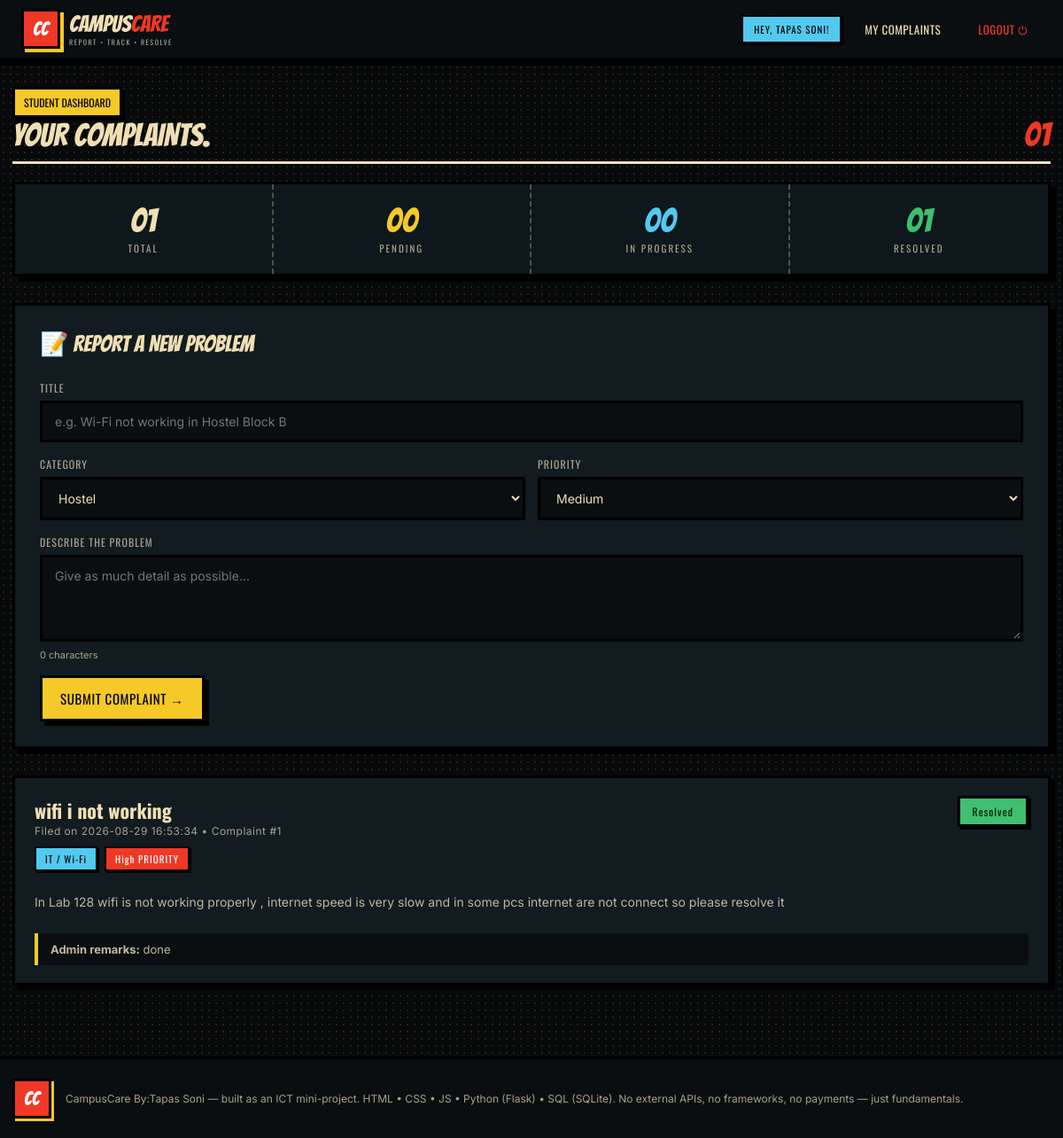
The page /student/dashboard (signed in) on the database its author committed.
### tables this page shows
CREATE TABLE users (
    id            INTEGER PRIMARY KEY AUTOINCREMENT,
    name          TEXT NOT NULL,
    email         TEXT NOT NULL UNIQUE,
    password      TEXT NOT NULL,                 -- hashed password (never plain text)
    role          TEXT NOT NULL DEFAULT 'student' CHECK (role IN ('student', 'admin')),
    enrollment_no TEXT,                           -- only relevant for students
    department    TEXT,
    created_at    TIMESTAMP DEFAULT CURRENT_TIMESTAMP
);

CREATE TABLE complaints (
    id            INTEGER PRIMARY KEY AUTOINCREMENT,
    student_id    INTEGER NOT NULL,
    title         TEXT NOT NULL,
    category      TEXT NOT NULL,                  -- Hostel, Academic, Canteen, Infrastructure, IT/Wifi, Other
    description   TEXT NOT NULL,
    priority      TEXT NOT NULL DEFAULT 'Medium' CHECK (priority IN ('Low', 'Medium', 'High')),
    status        TEXT NOT NULL DEFAULT 'Pending' CHECK (status IN ('Pending', 'In Progress', 'Resolved', 'Rejected')),
    admin_remarks TEXT,
    created_at    TIMESTAMP DEFAULT CURRENT_TIMESTAMP,
    updated_at    TIMESTAMP DEFAULT CURRENT_TIMESTAMP,
    FOREIGN KEY (student_id) REFERENCES users (id) ON DELETE CASCADE
);

### app.py (the view)
@app.route("/student/dashboard")
@login_required(role="student")
def student_dashboard():
    db = get_db()
    user = current_user()
    complaints = db.execute(
        "SELECT * FROM complaints WHERE student_id = ? ORDER BY created_at DESC", (user["id"],)
    ).fetchall()
    total = len(complaints)
    pending = sum(1 for c in complaints if c["status"] == "Pending")
    in_progress = sum(1 for c in complaints if c["status"] == "In Progress")
    resolved = sum(1 for c in complaints if c["status"] == "Resolved")
    return render_template(
        "student_dashboard.html",
        complaints=complaints,
        categories=CATEGORIES,
        stats={"total": total, "pending": pending, "in_progress": in_progress, "resolved": resolved},
    )

### app.py (called while the page is built)
def get_db():
    if "db" not in g:
        g.db = sqlite3.connect(DB_PATH)
        g.db.row_factory = sqlite3.Row
        g.db.execute("PRAGMA foreign_keys = ON")
    return g.db

def current_user():
    if "user_id" not in session:
        return None
    db = get_db()
    return db.execute("SELECT * FROM users WHERE id = ?", (session["user_id"],)).fetchone()

def login_required(role=None):
    def decorator(fn):
        from functools import wraps
        @wraps(fn)
        def wrapper(*args, **kwargs):
            user = current_user()
            if user is None:
                flash("Please login first, yaar!", "error")
                return redirect(url_for("login"))
            if role and user["role"] != role:
                flash("You are not allowed to access that page.", "error")
                return redirect(url_for("index"))
            return fn(*args, **kwargs)
        return wrapper
    return decorator

@app.context_processor
def inject_user():
    return {"logged_in_user": current_user()}

### templates/student_dashboard.html (shortened to what this page needs)
{% extends "base.html" %}
{% block content %}
<section class="section" style="margin-top:30px">
  <div class="heading">
    <div>
      <span class="label">STUDENT DASHBOARD</span>
      <h2>YOUR COMPLAINTS.</h2>
    </div>
    <span class="number">{{ '%02d'|format(stats.total) }}</span>
  </div>
  <div class="stats">
    <div class="stat"><b>{{ '%02d'|format(stats.total) }}</b><span>TOTAL</span></div>
    <div class="stat pending"><b>{{ '%02d'|format(stats.pending) }}</b><span>PENDING</span></div>
    <div class="stat progress"><b>{{ '%02d'|format(stats.in_progress) }}</b><span>IN PROGRESS</span></div>
    <div class="stat resolved"><b>{{ '%02d'|format(stats.resolved) }}</b><span>RESOLVED</span></div>
  </div>
  <div class="panel">
    <h3>📝 REPORT A NEW PROBLEM</h3>
    <form method="POST" action="{{ url_for('submit_complaint') }}">
      <div class="field">
        <label for="title">TITLE</label>
        <input type="text" id="title" name="title" placeholder="e.g. Wi-Fi not working in Hostel Block B" required>
      </div>
      <div class="field-row">
        <div class="field">
          <label for="category">CATEGORY</label>
          <select id="category" name="category">
            {% for cat in categories %}
              <option value="{{ cat }}">{{ cat }}</option>
            {% endfor %}
          </select>
        </div>
        <div class="field">
          <label for="priority">PRIORITY</label>
          <select id="priority" name="priority">
            <option value="Medium" selected>Medium</option>
          </select>
        </div>
      </div>
      <div class="field">
        <label for="description">DESCRIBE THE PROBLEM</label>
        <textarea id="description" name="description" rows="4" placeholder="Give as much detail as possible..." required></textarea>
      </div>
      <button type="submit" class="btn yellow">SUBMIT COMPLAINT →</button>
    </form>
  </div>
  {% if complaints|length == 0 %}
    <div class="empty">
      <span class="label">NO COMPLAINTS YET</span>
      <h3>ALL QUIET ON CAMPUS.</h3>
      <p>You haven't reported anything yet. Use the form above the moment something needs fixing.</p>
    </div>
  {% else %}
    <div class="complaint-grid">
      {% for c in complaints %}
        <div class="complaint-card">
          <div class="complaint-top">
            <div>
              <p class="complaint-title">{{ c['title'] }}</p>
              <div class="complaint-meta">Filed on {{ c['created_at'] }} • Complaint #{{ c['id'] }}</div>
            </div>
            <span class="status-badge status-{{ c['status'].replace(' ', '-') }}">{{ c['status'] }}</span>
          </div>
          <div class="tag-row">
            <span class="tag category">{{ c['category'] }}</span>
            <span class="tag priority-{{ c['priority'] }}">{{ c['priority'] }} PRIORITY</span>
          </div>
          <p class="complaint-desc">{{ c['description'] }}</p>
          {% if c['admin_remarks'] %}
            <div class="remarks-box"><b>Admin remarks:</b> {{ c['admin_remarks'] }}</div>
          {% endif %}
        </div>
      {% endfor %}
    </div>
  {% endif %}
</section>
{% endblock %}

### templates/base.html (shortened to what this page needs)
<!doctype html>
<html lang="en">
<head>
<link rel="stylesheet" href="{{ url_for('static', filename='css/style.css') }}">
</head>
<body>
<header class="header">
  <a class="brand" href="{{ url_for('index') }}">
    <span class="mark">CC</span>
    <div>
      <b>CAMPUS<span>CARE</span></b>
      <small>REPORT • TRACK • RESOLVE</small>
    </div>
  </a>
  <nav class="nav">
    {% if logged_in_user %}
      {% if logged_in_user['role'] == 'student' %}
        <span class="pill">HEY, {{ logged_in_user['name'].upper() }}!</span>
        <a class="nav-link" href="{{ url_for('student_dashboard') }}">MY COMPLAINTS</a>
      {% else %}
        <span class="pill pill-admin">ADMIN MODE</span>
        <a class="nav-link" href="{{ url_for('admin_dashboard') }}">DASHBOARD</a>
      {% endif %}
      <a class="nav-link logout" href="{{ url_for('logout') }}">LOGOUT ⏻</a>
    {% else %}
      <a class="nav-link" href="{{ url_for('login') }}">LOGIN</a>
      <a class="nav-link nav-cta" href="{{ url_for('register') }}">SIGN UP</a>
    {% endif %}
  </nav>
</header>
<main>
  {% block content %}{% endblock %}
</main>
<footer class="footer">
  <div class="footer-inner">
    <span class="mark small">CC</span>
    <p>CampusCare By:Tapas Soni — built as an ICT mini-project. HTML • CSS • JS • Python (Flask) • SQL (SQLite). No external APIs, no frameworks, no payments — just fundamentals.</p>
  </div>
</footer>
</body>
</html>

### rows shown on the page
users: name "TAPAS SONI"
complaints: title "wifi i not working", created_at "2026-08-29 16:53:34", id "1", status "Resolved", category "IT / Wi-Fi", priority "High", description "In Lab 128 wifi is not working properly , internet speed is very slow and in some pcs internet are not connect so please resolve it", admin_remarks "done"

### other values the page prints
{{ '%02d'|format(stats.total) }} "01"
{{ '%02d'|format(stats.pending) }} "00"
{{ '%02d'|format(stats.in_progress) }} "00"
{{ '%02d'|format(stats.resolved) }} "01"
form field category "Hostel"
